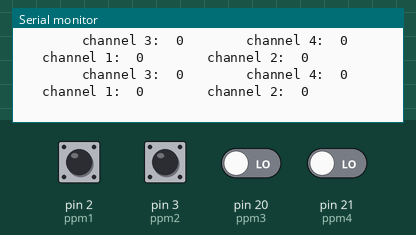
A sketch run on a simulated Arduino Mega 2560, built with avr-gcc and run on an emulated ATmega2560. On the bench: the last lines printed to the serial monitor. Inputs (shaded band) come from the test bench; at power-on: pin 2 (ppm1), pin 3 (ppm2), pin 20 (ppm3), pin 21 (ppm4) LOW.

Above: at 1.2 s.
1.3 s: pin 2 (ppm1) pulsed HIGH 2 times (0.12 s each, 0.3 s apart)
At 1.57 s:
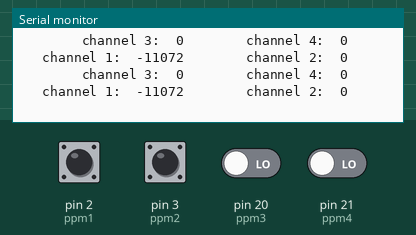
4.9 s: pin 3 (ppm2) pulsed HIGH 2 times (0.12 s each, 0.3 s apart)
At 23.44 s:
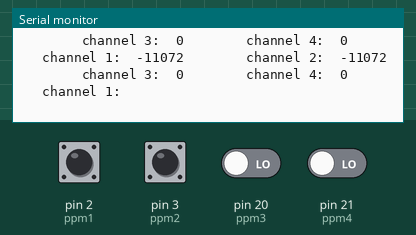

The sketch:

PPM_PWM.ino
```cpp
//read PPM signals from 2 channels of an RC reciever
//http://arduino.cc/forum/index.php/topic,42286.0.html

//接收机两个通道分别接arduino的数字口2、3脚
//Most Arduino boards have two external interrupts: numbers 0 (on digital pin 2) and 1 (on digital pin 3).
//The Arduino Mega has an additional four: numbers 2 (pin 21), 3 (pin 20), 4 (pin 19), and 5 (pin 18).
int ppm1 = 2;  //channel 1 connect to T14SG Reciever channel No.1 PITCH (interrupts: numbers 0)
int ppm2 = 3;  //channel 2 connect to T14SG Reciever channel No.2 YAW (interrupts: numbers 1)
int ppm3 = 20;  //channel 3 connect to T14SG Reciever channel No.3 THROTTLE (interrupts: numbers 3)
int ppm4 = 21;  //channel 4 connect to T14SG Reciever channel No.4 ROLL (interrupts: numbers 2)

unsigned long rc1_PulseStartTicks,rc2_PulseStartTicks,rc3_PulseStartTicks,rc4_PulseStartTicks;
volatile int rc1_val, rc2_val, rc3_val, rc4_val;

void setup() {

        Serial.begin(9600);

        //PPM inputs from RC receiver
        pinMode(ppm1, INPUT);
        pinMode(ppm2, INPUT);
        pinMode(ppm3, INPUT);
        pinMode(ppm4, INPUT);

        // 电平变化即触发中断
        attachInterrupt(0, rc1, CHANGE);
        attachInterrupt(1 , rc2, CHANGE);
        attachInterrupt(3, rc3, CHANGE);
        attachInterrupt(2, rc4, CHANGE);
}

void rc1()
{
        // did the pin change to high or low?
        if (digitalRead( ppm1 ) == HIGH)
                rc1_PulseStartTicks = micros();    // store the current micros() value
        else
                rc1_val = micros() - rc1_PulseStartTicks;
}

void rc2()
{
        // did the pin change to high or low?
        if (digitalRead( ppm2 ) == HIGH)
                rc2_PulseStartTicks = micros();
        else
                rc2_val = micros() - rc2_PulseStartTicks;
}

void rc3()
{
        // did the pin change to high or low?
        if (digitalRead( ppm3 ) == HIGH)
                rc3_PulseStartTicks = micros();    // store the current micros() value
        else
                rc3_val = micros() - rc3_PulseStartTicks;
}
void rc4()
{
        // did the pin change to high or low?
        if (digitalRead( ppm4 ) == HIGH)
                rc4_PulseStartTicks = micros();    // store the current micros() value
        else
                rc4_val = micros() - rc4_PulseStartTicks;
}

void loop() {

        //print values
        Serial.print("channel 1:  ");
        Serial.print(rc1_val);
        Serial.print("        ");
        Serial.print("channel 2:  ");
        Serial.println(rc2_val);
        Serial.print("        ");
        Serial.print("channel 3:  ");
        Serial.print(rc3_val);
        Serial.print("        ");
        Serial.print("channel 4:  ");
        Serial.print(rc4_val);
        Serial.print("        ");
}
```

Measured:
- after the input at 1.3 s, the serial monitor: prints a new line after 0.17 s (image 1)
- after the input at 4.9 s, the serial monitor: prints a new line after 0.17 s (image 2)
